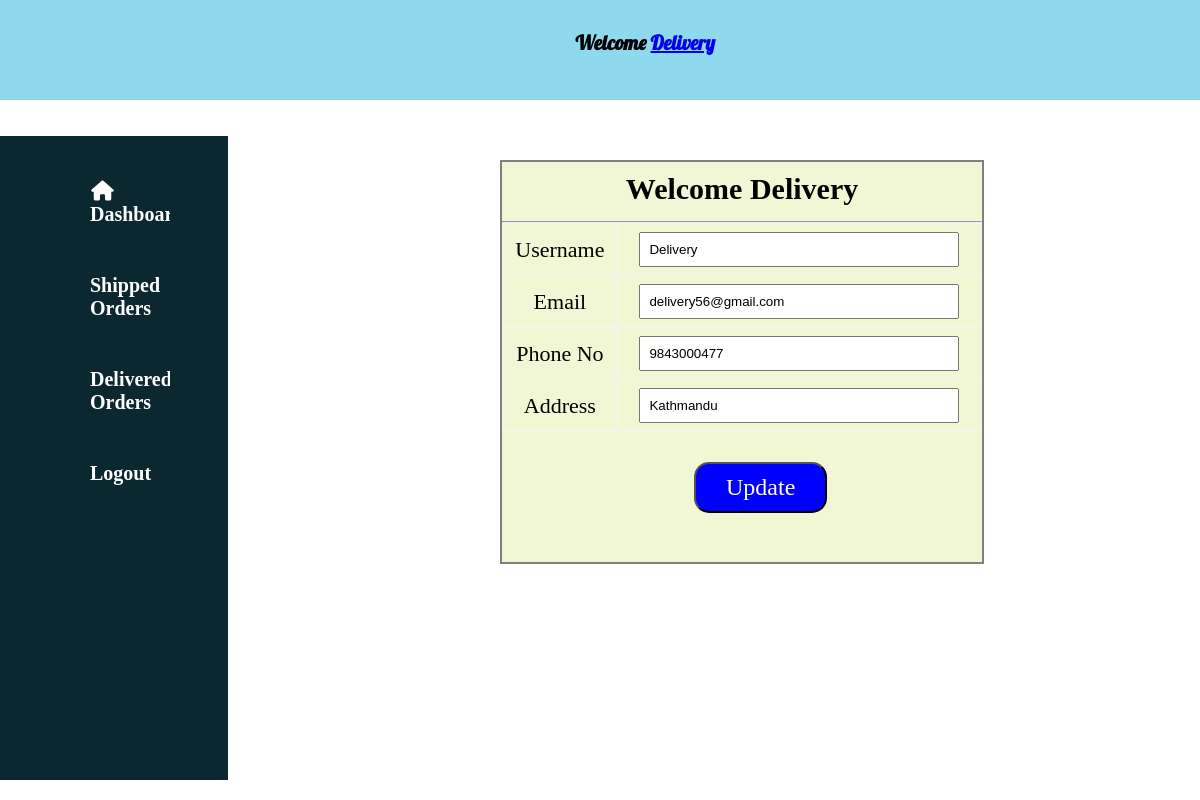
The page /Delivery_Staff/manage_profile.php (signed in) on the database its author committed.
### tables this page shows
CREATE TABLE `delivery_staff` (
  `staff_id` int(255) NOT NULL,
  `username` varchar(255) NOT NULL,
  `email` varchar(255) NOT NULL,
  `password` varchar(255) NOT NULL,
  `phone` varchar(255) NOT NULL,
  `address` varchar(255) NOT NULL
);

### Delivery_Staff/manage_profile.php (the view, shortened to what this page needs)
<?php
    include('layout/headpart.php');
    include('layout/sidebar.php');
$conn = new mysqli("localhost", "root", "", "obms");
$staff_id = $_SESSION['staff_id'];
$sql_fetch_profile = "SELECT * FROM delivery_staff WHERE staff_id = $staff_id";
$result_profile = $conn->query($sql_fetch_profile);
if ($result_profile->num_rows > 0) {
    $row_profile = $result_profile->fetch_assoc();
    $username = $row_profile['username'];
    $email = $row_profile['email'];
    $phone = $row_profile['phone'];
    $address = $row_profile['address'];
}
?>
<link rel="stylesheet" href="./assets/css/manage_profile.css">
<div class="main-div">
    <form action="" method="post">
        <h3>Welcome <?php echo $username; ?></h3>
        <hr>
        <table>
            <tr>
                <td><label for="username">Username</label></td>
                <td><input type="text" id="username" name="username" value="<?php echo $username; ?>"></td>
            </tr>
            <tr>
                <td><label for="email">Email</label></td>
                <td><input type="text" id="email" name="email" value="<?php echo $email; ?>" r></td>
            </tr>
            <tr>
                <td><label for="phone">Phone No</label></td>
                <td>
                    <input type="text" id="phone" name="phone" value="<?php echo $phone; ?>" >
                </td>
            </tr>
            <tr>
                <td><label for="address">Address</label></td>
                <td>
                    <input type="text" id="address" name="address" value="<?php echo $address; ?>" >
                </td>
            </tr>
        </table>
        <button type="update" class="update" name="update">Update</button>
    </form>
</div>

### Delivery_Staff/layout/headpart.php (shortened to what this page needs)
<!DOCTYPE html>
<html lang="en">
<head>
    <link rel="stylesheet" href="https://cdnjs.cloudflare.com/ajax/libs/font-awesome/6.5.1/css/all.min.css"
 />
    <link rel="stylesheet" href="./assets/css/headpart.css">
</head>
<body>
    <?php
    $conn = new mysqli("localhost", "root", "", "obms");
    ?>
     <div id="header">
            <h2>Welcome
            <a href="manage_profile.php">
                <?php
                            $staff_id = $_SESSION['staff_id'];
                            $query = "SELECT * FROM delivery_staff WHERE staff_id = '$staff_id' ";
                            $result = mysqli_query($conn, $query);
                            while ($row = mysqli_fetch_assoc($result)) {
                                $username = $row['username'];
                            }
                            echo $username;
                            ?>
                </a>
            </h2>
    </div>

### Delivery_Staff/assets/css/headpart.css (style rules this page uses)
* { margin: 0; padding: 0; }
#header { width: 100%; height: 100px; background-color:rgb(142, 217, 238); position: fixed; top: 0; }
h2 { width: 210px; display: block; margin: 30px 1px; font-family: "Lobster", sans-serif; font-size: 20px; float:left; padding-right: 750px; color: black; text-align: center; margin-left: 540px; }

### Delivery_Staff/assets/css/manage_profile.css (style rules this page uses)
.main-div { width: 40%; height:400px; border: 2px solid gray; margin: 10px 500px; background-color: rgb(241, 247, 212); position: relative; top:150px; }
h3 { text-align: center; font-family: Cambria, Cochin, Georgia, Times, 'Times New Roman', serif; color:black; margin-top: 10px; margin-bottom: 15px ; font-weight: bolder; font-size:30px; }
table { width: 100%; border-collapse: collapse; height: 100px; margin-bottom: 30px; }
td { padding: 8px; border: 1px solid #f5f5f5fd; text-align: center; font-size: 22px; font-family: 'Times New Roman', Times, serif; }
input { width: 300px; padding: 8px; }
.update { padding: 10px 30px; background-color: blue; color:white; margin-left: 40%; border-radius: 15px; font-size: x-large; text-decoration: none; font-family: 'Times New Roman', Times, serif; }

### rows shown on the page
delivery_staff: username "Delivery", email "delivery56@gmail.com", phone "9843000477", address "Kathmandu"
